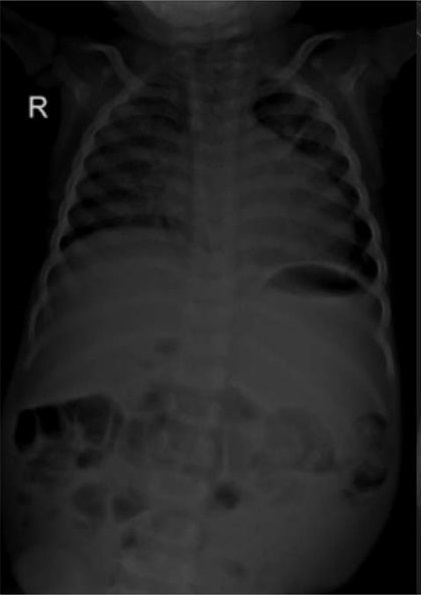
#> input picture test.png, 421 x 595 px
$ python enhance.py   (older library calls are emulated)
#> lines starting #> are read from the running program, lines starting #| are printed output that depends on the picture
import cv2
import numpy as np

## Loading source
src = cv2.imread('test.png', 1)
#> src is the input picture: shape (595, 421, 3); min 0, max 215, mean 31.5
cv2.imshow('source', src)
src = cv2.addWeighted(src, 3, src, 0, 0)
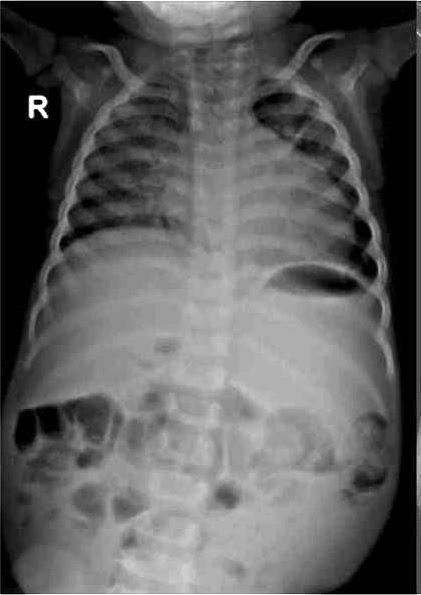
#> src: shape (595, 421, 3); min 0, max 255, mean 94.2
cv2.imshow('brightened', src)

## Blurring
gray = cv2.bilateralFilter(src,9,75,75)
gray = cv2.GaussianBlur(src, (5, 5), 0)
gray = cv2.cvtColor(src, cv2.COLOR_BGR2GRAY)
#> gray: shape (595, 421)
cv2.imshow('gray', gray)

##Laplacian Operator
gray = cv2.Laplacian(gray, ddepth = cv2.CV_16S, ksize=7)
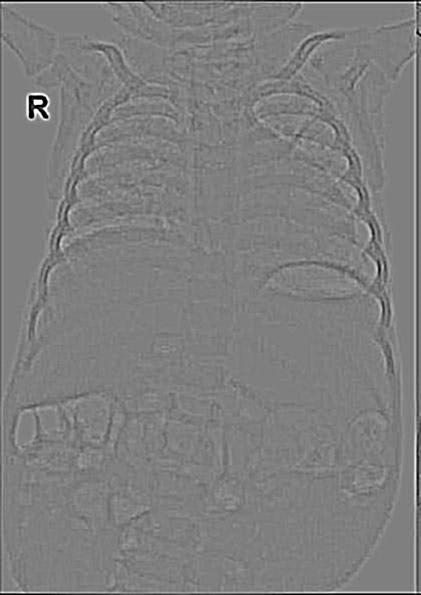
#> gray: shape (595, 421) int16; min -32768, max 32767, mean -46.1; drawn with min black and max white
cv2.imshow('laplacian', gray)

##Laplacian result added to source
gray = cv2.imread('gray.png', 1)
#> (the run stopped early here; a loop or call above may not have finished)
